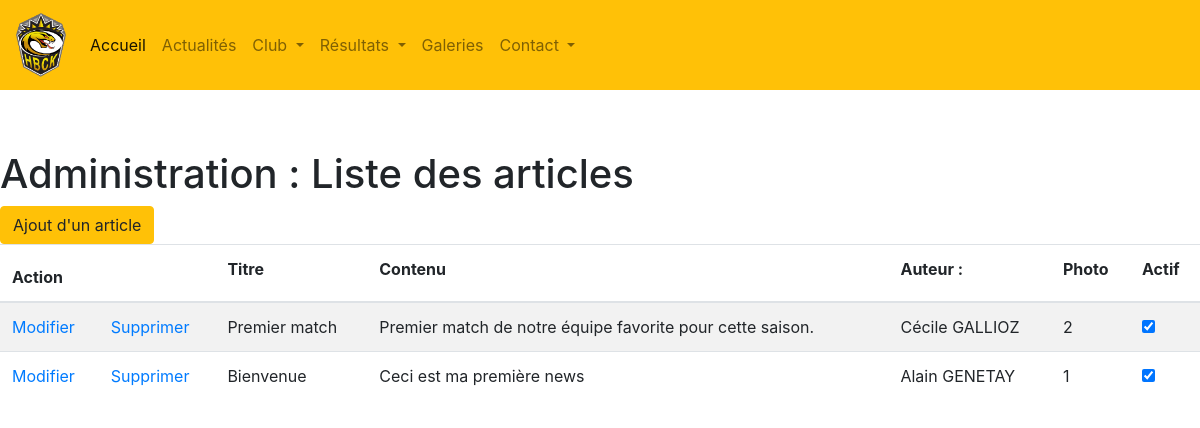
Screenshot of /src/body/article-liste.php with the database file from the repository.
### tables this page shows
CREATE TABLE `article` (
  `art_id` int(11) NOT NULL,
  `art_titre` varchar(255) NOT NULL,
  `art_contenu` longtext NOT NULL,
  `art_auteur_id` int(11) NOT NULL,
  `art_photo_id` int(11) DEFAULT NULL,
  `art_actif` int(1) NOT NULL,
  `art_created_at` datetime NOT NULL,
  `art_updated_at` datetime DEFAULT NULL,
  `art_deleted_at` datetime DEFAULT NULL
);

CREATE TABLE `personne` (
  `per_id` int(11) NOT NULL,
  `per_nom` varchar(255) NOT NULL,
  `per_prenom` varchar(255) DEFAULT NULL,
  `per_date_nais` date DEFAULT NULL,
  `per_lieu_nais` varchar(255) DEFAULT NULL,
  `per_sexe` varchar(50) NOT NULL,
  `per_mail` varchar(255) NOT NULL,
  `per_mdp` varchar(50) NOT NULL,
  `per_admin` int(1) NOT NULL DEFAULT '0',
  `per_redac` int(1) NOT NULL DEFAULT '0',
  `per_contact_ext` int(1) NOT NULL DEFAULT '0',
  `per_created_at` datetime NOT NULL,
  `per_updated_at` datetime DEFAULT NULL,
  `per_deleted_at` datetime DEFAULT NULL
);

### src/class/ArticleBase.php (called while the page is built, shortened)
<?php
class ArticleBase
{
    public function getArticlesActifs($db)
    {
        $sql_aa = "SELECT * FROM article inner join personne on article.art_auteur_id = personne.per_id where art_deleted_at is null ORDER BY art_id DESC";
        $rs_aa = $db->query($sql_aa);
        return $rs_aa;
    }
}

### src/body/article-liste.php (the view, shortened to what this page needs)
<?php
require_once '../class/ArticleBase.php';
$o_pdo = new Database();
$o_conn = $o_pdo->makeConnect();
$b_art = new ArticleBase();
$articles = $b_art->getArticlesActifs($o_conn);
$art = $articles->fetchall();
include('../includes/head.php');
include('../includes/header.php');
?>
<link rel="stylesheet" href="https://stackpath.bootstrapcdn.com/bootstrap/4.4.1/css/bootstrap.min.css">
<h1>Administration : Liste des articles</h1>
<a href="personne-details.php?mode=nouveau">
    <button class="btn btn-warning" type="submit">Ajout d'un article</button>
</a>
<table class="table table-striped">
    <thead>
        <tr>
            <th colspan="2">Action</td>
            <th><label for="titre">Titre</label></th>
            <th><label for="contenu">Contenu</label></th>
            <th><label for="auteur">Auteur : </label></th>
            <th><label for="photo">Photo</label></th>
            <th><label for="actif">Actif</label></th>
        </tr>
    </thead>
    <?php foreach ($art as $a){ ?>
    <tr>
        <td><a href="article-details.php?mode=modif&id=<?php echo $p['art_id']?>">Modifier</td>
        <td><a href="../traitements/article-suppression.php?id=<?php echo $p['per_id']?>">Supprimer</td>
        <td><?php echo $a["art_titre"]?></td>
        <td><?php echo $a["art_contenu"] ?></td>
        <td><?php echo $a["per_prenom"] . " " . $a["per_nom"] ?></td>
        <td><?php echo $a["art_photo_id"]?></td>
        <td>
            <input type="checkbox" name="actif" value="actif" <?php if ($a["art_actif"] ==1) echo "checked" ?> >
        </td>
        </tr>
    <?php } ?>
</table>

### rows the page displays
article: art_titre "Premier match", art_contenu "Premier match de notre équipe favorite pour cette saison.", art_auteur.per_prenom "Cécile", art_auteur.per_nom "GALLIOZ", art_photo "2", art_actif "☑"
article: art_titre "Bienvenue", art_contenu "Ceci est ma première news", art_auteur.per_prenom "Alain", art_auteur.per_nom "GENETAY", art_photo "1", art_actif "☑"
